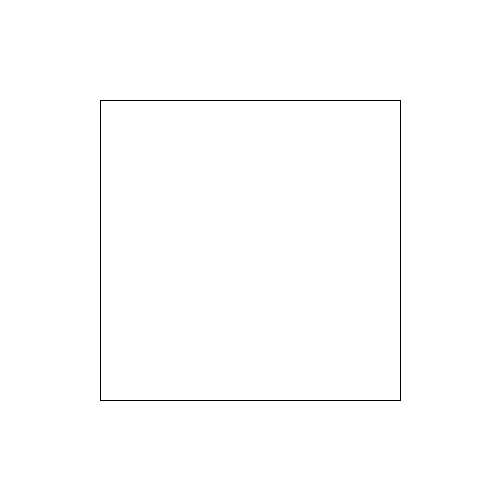
Frame 1 (no input)
Frame 60 (the mouse pressed at the canvas centre just before this capture): identical to frame 1, image omitted
Frame 120 (the mouse held since frame 60 and released just before this capture): identical to frame 1, image omitted

The Processing sketch that drew this single still picture (run headless with seeded random() and noise(); from frame 60 on, the mouse is pressed at the canvas centre):

// Processing sketch: FractalRect
// ── FractalRect.pde
class Line {
  PVector a, b;
  Line(float a, float b, float c, float d) {
    this.a=new PVector(a, b);
    this.b=new PVector(c, d);
  }
  void display() {
    stroke(0);
    line(a.x, a.y, b.x, b.y);
  }
  ArrayList<Line>makeNew() {
    ArrayList<Line>list=new ArrayList<Line>();
    float offx=random(-f, f);
    float offy=random(-f, f);
    float cx=a.x/2+b.x/2;
    float cy=a.y/2+b.y/2;
    list.add(new Line(a.x,a.y,cx+offx,cy+offy));
    list.add(new Line(cx+offx,cy+offy,b.x,b.y));
    return list;
  }
}
float f=100;
ArrayList<Line>lines=new ArrayList<Line>();
void setup() {
  size(500, 500);
  lines.add(new Line(100, 100, 400, 100));
  lines.add(new Line(100, 100, 100, 400));
  lines.add(new Line(100, 400, 400, 400));
  lines.add(new Line(400, 100, 400, 400));
}
void draw() {
  background(255);
  for (Line l : lines) {
    l.display();
  }
}
void iterate() {
  ArrayList<Line>newLines=new ArrayList<Line>();
  for (Line l : lines)newLines.addAll(l.makeNew());
  lines.clear();
  lines.addAll(newLines);
  f*=0.4;
}
void keyPressed() {
  if(key==' ')iterate();
}
